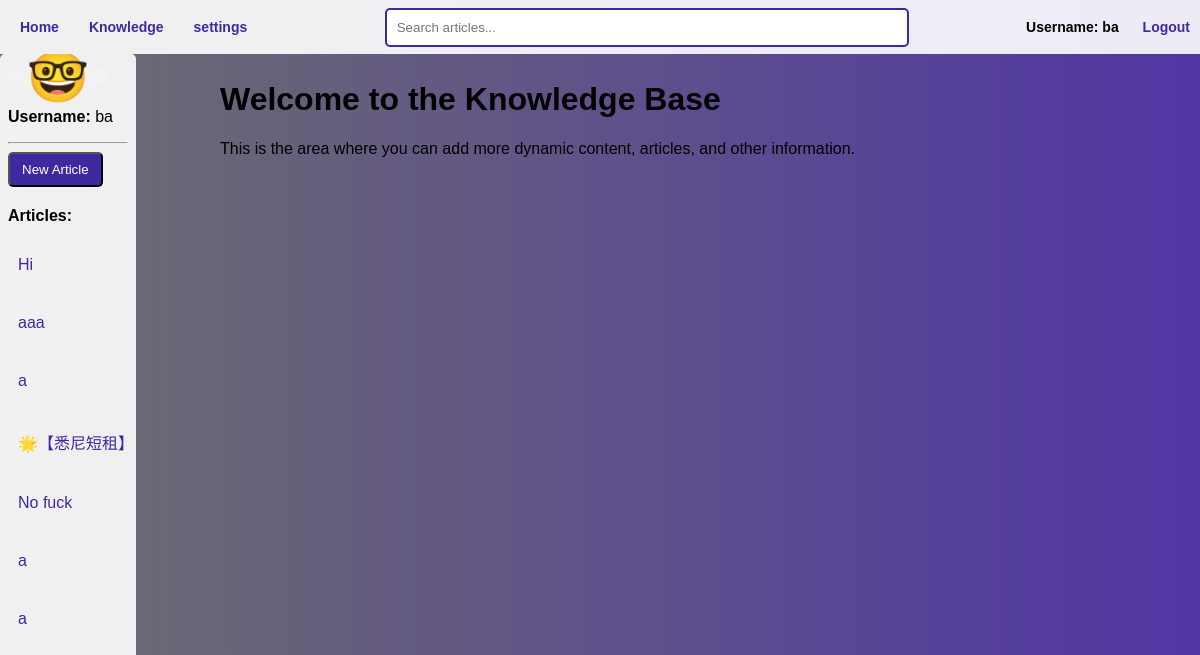
Before: /knowledge (signed in) with the older database file.
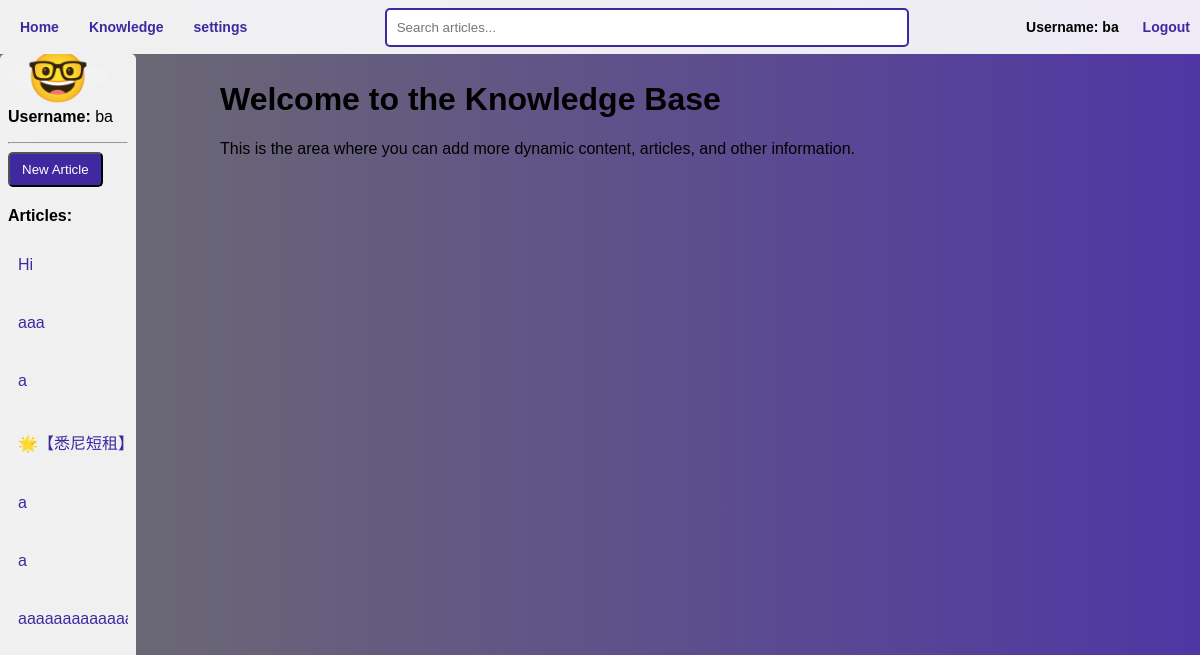
After: the same page with the newer database file.
### models.py (models this page shows)
class Base(DeclarativeBase):
    pass

class Article(Base):
    __tablename__ = "articles"
    id = Column(Integer, primary_key=True)
    title = Column(String(255), nullable=False)
    content = Column(Text, nullable=False)
    author = Column(String(100), nullable=False)
    publish_date = Column(DateTime, nullable=False)
    comments = relationship("Comment", order_by="Comment.id", back_populates="article")

### app.py (the view)
@app.route('/knowledge')
def show_knowledge():
    username = session.get('username')
    if not username:
        return redirect(url_for('login'))
    user = db.get_user(username)
    if not user:
        return redirect(url_for('login'))
    articles = db.get_all_articles()
    can_delete_comments = user.role in ['admin', 'staff']
    return render_template('knowledge.jinja', username=username, articles=articles, can_delete_comments=can_delete_comments)

### db.py (called while the page is built)
def get_user(username: str):
    with Session(engine) as session:
        return session.get(User, username)

def get_all_articles():
    with Session(engine) as session:  # 确保使用了正确的 engine 对象
        return session.query(Article).all()

### templates/knowledge.jinja (shortened to what this page needs)
{% extends 'base.jinja' %}
{% block content %}
<nav class="top-nav">
    <div class="nav-group">
        <a href="/home?username={{ username }}" class="nav-link">Home</a>
        <a href="/knowledge" class="nav-link">Knowledge</a>
        <a href="/settings" class="nav-link">settings</a>
    </div>
    <div class="search-container">
        <input type="text" placeholder="Search articles..." class="search-bar">
    </div>
    <div class="nav-group">
        <ol style="list-style: none; padding: 0;">
            <li style="display: inline-block; margin-right: 10px;">
                Username: {{ username }}
            </li>
            <li style="display: inline-block;">
                <a href="javascript:void(0)" onclick="logoutAndClearStorage()" class="btn">Logout</a>
            </li>
        </ol>
    </div>
</nav>
<nav class="side-nav">
    <div class="user-avatar">🤓</div>
    <p><strong>Username:</strong> {{ username }}</p>
    <hr>
    <button class="btn-new-article" onclick="location.href='{{ url_for('new_article_form') }}'">New Article</button>
    <p><strong>Articles:</strong></p>
    <ul>
        {% for article in articles %}
            <li><a href="javascript:void(0);" onclick="loadArticle({{ article.id }})" class="nav-link">{{ article.title }}</a></li>
        {% endfor %}
    </ul>
</nav>
<div class="content-area">
    <h1>Welcome to the Knowledge Base</h1>
    <p>This is the area where you can add more dynamic content, articles, and other information.</p>
</div>
{% endblock %}

Changed rows visible on the page:
removed Article: title "No fuck"
added Article: title "aaaaaaaaaa…"
